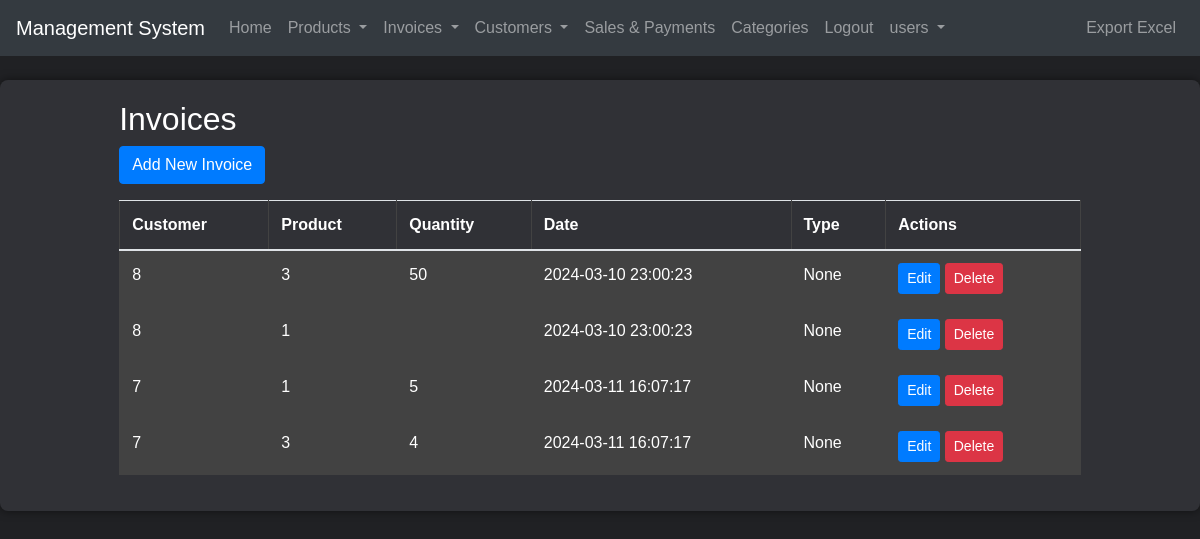
The page /invoices (signed in) on the database its author committed.
### tables this page shows
CREATE TABLE invoices (
    id INTEGER PRIMARY KEY,
    customer_id INTEGER,
    product_id INTEGER,
    quantity INTEGER,
    date TEXT,
    type TEXT, price REAL, discount REAL, total REAL, notes TEXT,
    FOREIGN KEY (customer_id) REFERENCES customers (id),
    FOREIGN KEY (product_id) REFERENCES products (id)
);

### app.py (the view)
@app.route('/invoices')
def invoices():
    if is_logged_in():
        user_role = get_user_role()
        if user_role in ['admin', 'manager']:
            conn = sqlite3.connect('database.db')
            c = conn.cursor()
            c.execute("SELECT * FROM invoices")
            invoices = c.fetchall()
            conn.close()
            return render_template('invoices.html', invoices=invoices, is_logged_in=is_logged_in())
        else:
            return render_template('unauthorized.html')
    else:
        return redirect(url_for('login'))

### app.py (called while the page is built)
def is_logged_in():
    return 'username' in session

def get_user_role():
    if is_logged_in():
        conn = sqlite3.connect('database.db')
        c = conn.cursor()
        c.execute("SELECT role FROM users WHERE username=?", (session['username'],))
        role = c.fetchone()[0]
        conn.close()
        return role
    else:
        return None

### templates/invoices.html
{% extends "base.html" %}
{% block content %}
<div class="row justify-content-center">
    <div class="col-md-10">
        <h2>Invoices</h2>
        <a href="{{ url_for('create_invoice') }}" class="btn btn-primary mb-3">Add New Invoice</a>
        <div class="table-responsive">
            <table class="table table-striped">
                <thead>
                    <tr>
                        <th scope="col">Customer</th>
                        <th scope="col">Product</th>
                        <th scope="col">Quantity</th>
                        <th scope="col">Date</th>
                        <th scope="col">Type</th>
                        <th scope="col">Actions</th>
                    </tr>
                </thead>
                <tbody>
                    {% for invoice in invoices %}
                    <tr>
                        <td>{{ invoice[1] }}</td>
                        <td>{{ invoice[2] }}</td>
                        <td>{{ invoice[3] }}</td>
                        <td>{{ invoice[4] }}</td>
                        <td>{{ invoice[5] }}</td>
                        <td>
                            <a href="{{ url_for('edit_invoice', invoice_id=invoice[0]) }}" class="btn btn-sm btn-primary">Edit</a>
                            <form method="POST" action="{{ url_for('delete_invoice', invoice_id=invoice[0]) }}" style="display: inline-block;">
                                <button type="submit" class="btn btn-sm btn-danger" onclick="return confirm('Are you sure you want to delete this invoice?')">Delete</button>
                            </form>
                        </td>
                    </tr>
                    {% endfor %}
                </tbody>
            </table>
        </div>
    </div>
</div>
{% endblock %}

### static/styles.css (style rules this page uses)
body { font-family: Arial, sans-serif; margin: 0; padding: 0; background-color: #202124; color: #fff; }
a { color: #4caf50; text-decoration: none; }
table { width: 100%; border-collapse: collapse; margin-bottom: 20px; }
th, td { border: 1px solid #424242; padding: 8px; text-align: left; }
th { background-color: #303136; color: #fff; }
tr:nth-child(even) { background-color: #424242; }
table { width: 100%; border-collapse: collapse; margin-bottom: 20px; color: #fff; }
td { background-color: #424242; color: #fff; }
.btn-primary { background-color: #007bff; color: #ffffff; }

### rows shown on the page
invoices: customer "8", product "3", quantity "50", date "2024-03-10 23:00:23", invoice "None"
invoices: customer "8", product "1", date "2024-03-10 23:00:23", invoice "None"
invoices: customer "7", product "1", quantity "5", date "2024-03-11 16:07:17", invoice "None"
invoices: customer "7", product "3", quantity "4", date "2024-03-11 16:07:17", invoice "None"
